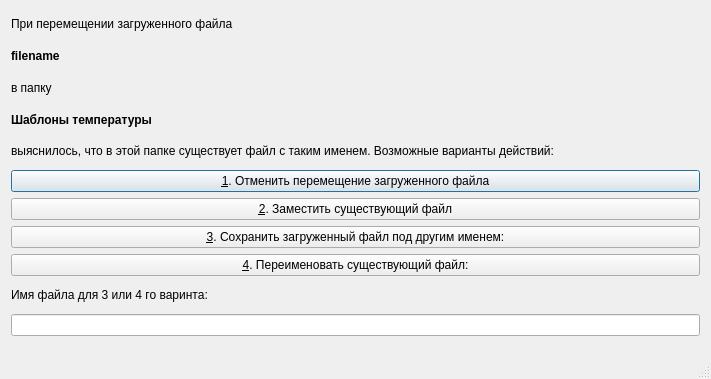
<?xml version="1.0" encoding="UTF-8"?>
<ui version="4.0">
 <class>Dialog</class>
 <widget class="QDialog" name="Dialog">
  <property name="geometry">
   <rect>
    <x>0</x>
    <y>0</y>
    <width>711</width>
    <height>379</height>
   </rect>
  </property>
  <property name="windowTitle">
   <string>Установка загруженных шаблонов</string>
  </property>
  <property name="sizeGripEnabled">
   <bool>true</bool>
  </property>
  <layout class="QHBoxLayout" name="horizontalLayout">
   <item>
    <layout class="QGridLayout" name="gridLayout">
     <item row="0" column="0">
      <widget class="QLabel" name="label_2">
       <property name="text">
        <string>При перемещении загруженного файла</string>
       </property>
      </widget>
     </item>
     <item row="1" column="0">
      <widget class="QLabel" name="FileNameLabel">
       <property name="font">
        <font>
         <weight>75</weight>
         <bold>true</bold>
        </font>
       </property>
       <property name="text">
        <string>filename</string>
       </property>
      </widget>
     </item>
     <item row="2" column="0">
      <widget class="QLabel" name="label_4">
       <property name="text">
        <string>в папку</string>
       </property>
      </widget>
     </item>
     <item row="3" column="0">
      <widget class="QLabel" name="FolderLabel">
       <property name="font">
        <font>
         <weight>75</weight>
         <bold>true</bold>
        </font>
       </property>
       <property name="text">
        <string>Шаблоны температуры</string>
       </property>
      </widget>
     </item>
     <item row="4" column="0">
      <widget class="QLabel" name="label_5">
       <property name="text">
        <string>выяснилось, что в этой папке существует файл с таким именем. Возможные варианты действий:</string>
       </property>
      </widget>
     </item>
     <item row="5" column="0">
      <widget class="QPushButton" name="CancelpushButton">
       <property name="text">
        <string>&amp;1. Отменить перемещение загруженного файла</string>
       </property>
      </widget>
     </item>
     <item row="7" column="0">
      <widget class="QPushButton" name="RenameNewpushButton">
       <property name="text">
        <string>&amp;3. Сохранить загруженный файл под другим именем:</string>
       </property>
      </widget>
     </item>
     <item row="8" column="0">
      <widget class="QPushButton" name="RenameOldpushButton">
       <property name="text">
        <string>&amp;4. Переименовать существующий файл:</string>
       </property>
      </widget>
     </item>
     <item row="10" column="0">
      <widget class="QLineEdit" name="lineEdit"/>
     </item>
     <item row="9" column="0">
      <widget class="QLabel" name="label_6">
       <property name="text">
        <string>Имя файла для 3 или 4 го варинта:</string>
       </property>
      </widget>
     </item>
     <item row="11" column="0">
      <widget class="QLabel" name="label">
       <property name="text">
        <string/>
       </property>
      </widget>
     </item>
     <item row="6" column="0">
      <widget class="QPushButton" name="ReplacepushButton">
       <property name="text">
        <string>&amp;2. Заместить существующий файл</string>
       </property>
      </widget>
     </item>
    </layout>
   </item>
  </layout>
 </widget>
 <resources/>
 <connections/>
</ui>
